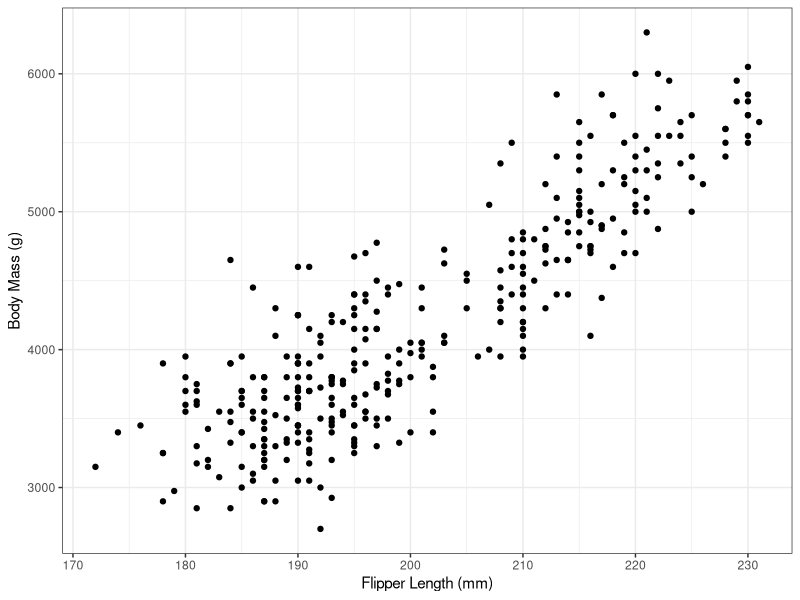
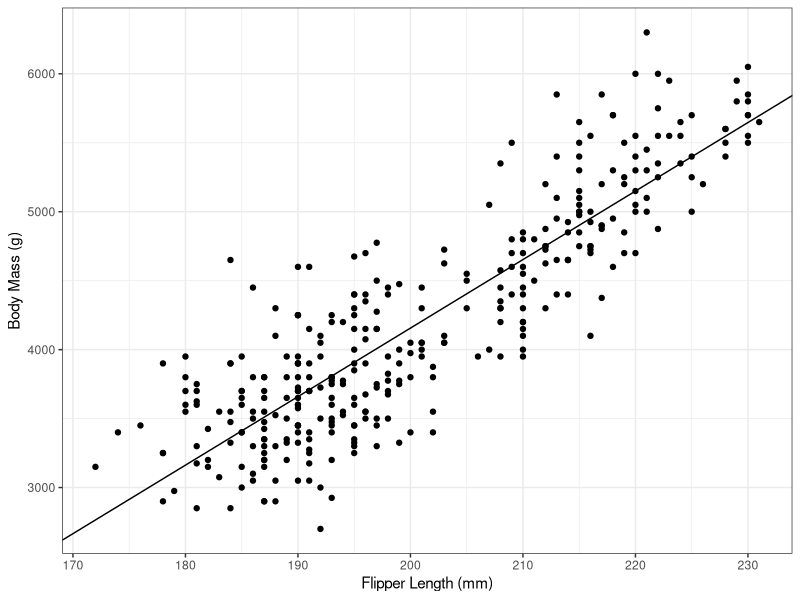
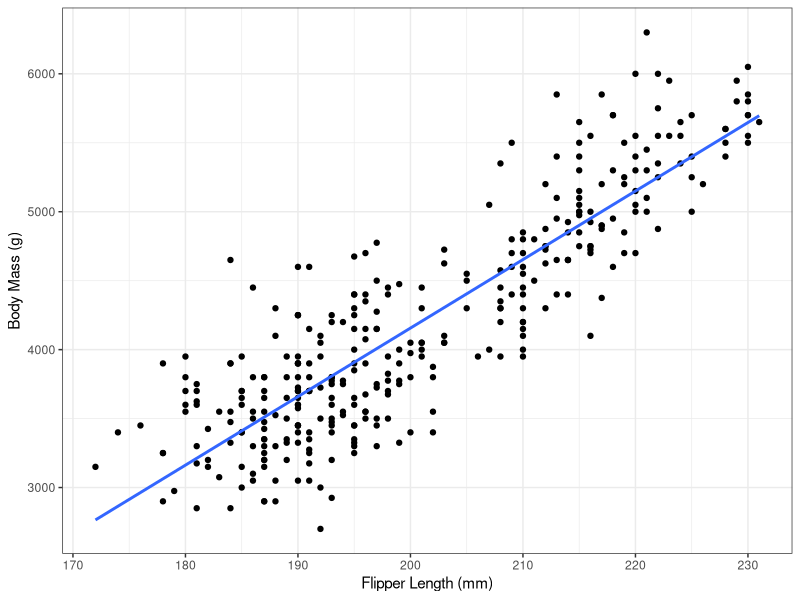
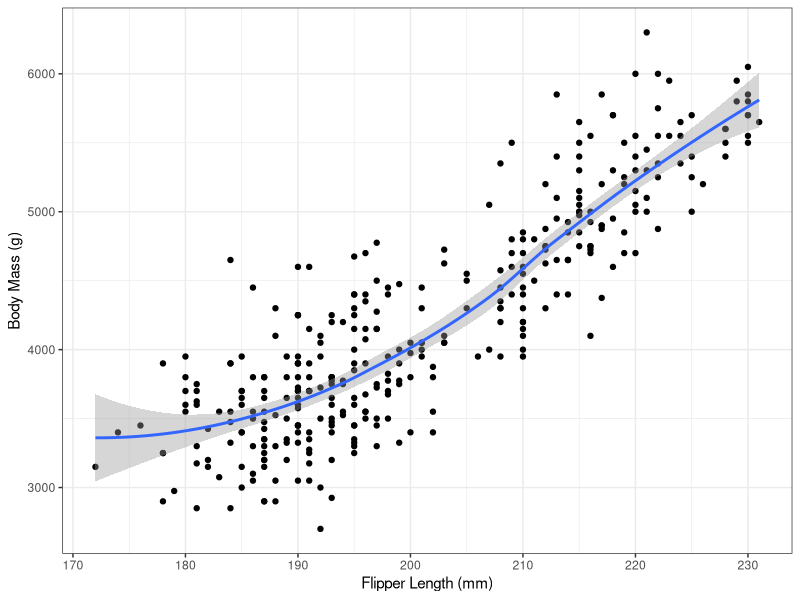

Here is the R script that generated these plots, in order:
## ---- chunk 1
library(tidyverse)
library(palmerpenguins)
library(broom)
## ---- chunk 2
library(palmerpenguins)
penguin_lm <- lm(body_mass_g ~ flipper_length_mm,
   data=penguins)
## ---- chunk 3
penguin_lm
## ---- chunk 4
summary(penguin_lm)
## ---- chunk 5
coef(penguin_lm)
## ---- chunk 6
library(broom)
tidy(penguin_lm)
## ---- chunk 7
tidy(penguin_lm)$estimate
## ---- chunk 8
g_penguin <- ggplot() + theme_bw() + 
  geom_point(aes(x=flipper_length_mm,
                 y=body_mass_g),
             data=penguins) + 
    xlab("Flipper Length (mm)") +
    ylab("Body Mass (g)")
g_penguin
## ---- chunk 9
g_penguin_lm <- g_penguin +
    geom_abline(aes(slope=coef(penguin_lm)[2],
                  intercept=coef(penguin_lm)[1]))
g_penguin_lm
## ---- chunk 10
g_penguin_lm2 <-  g_penguin +
  geom_smooth(aes(x=flipper_length_mm,
                  y=body_mass_g),
              data=penguins,
              method="lm",
              se=FALSE)
g_penguin_lm2
## ---- chunk 11
g_penguin +
  geom_smooth(aes(x=flipper_length_mm,
                  y=body_mass_g),
              data=penguins)
## ---- chunk 12
penguins_nomissingsex <- penguins %>%
  filter(!is.na(sex))
## ---- chunk 13
penguin_lm2 <- lm(body_mass_g~sex,
                  data=penguins_nomissingsex)
coef(penguin_lm2)
## ---- chunk 14
summary(penguin_lm)$sigma
summary(penguin_lm)$sigma^2
## ---- chunk 15
summary(penguin_lm)
## ---- chunk 16
sig2hat <- sum(residuals(penguin_lm)^2)/(nobs(penguin_lm)-2)
sig2hat
sqrt(sig2hat)
